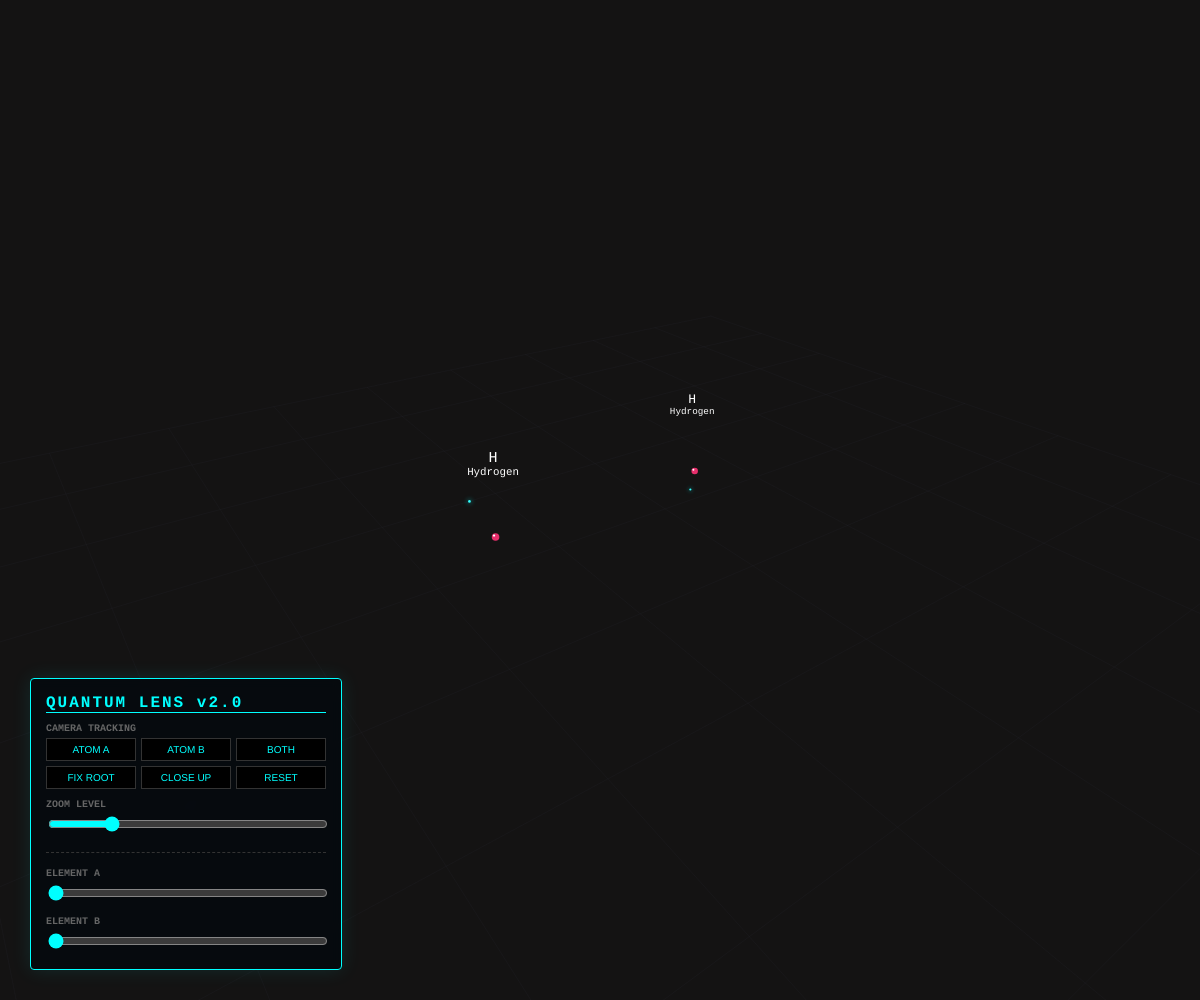
Frame 1 (no input)
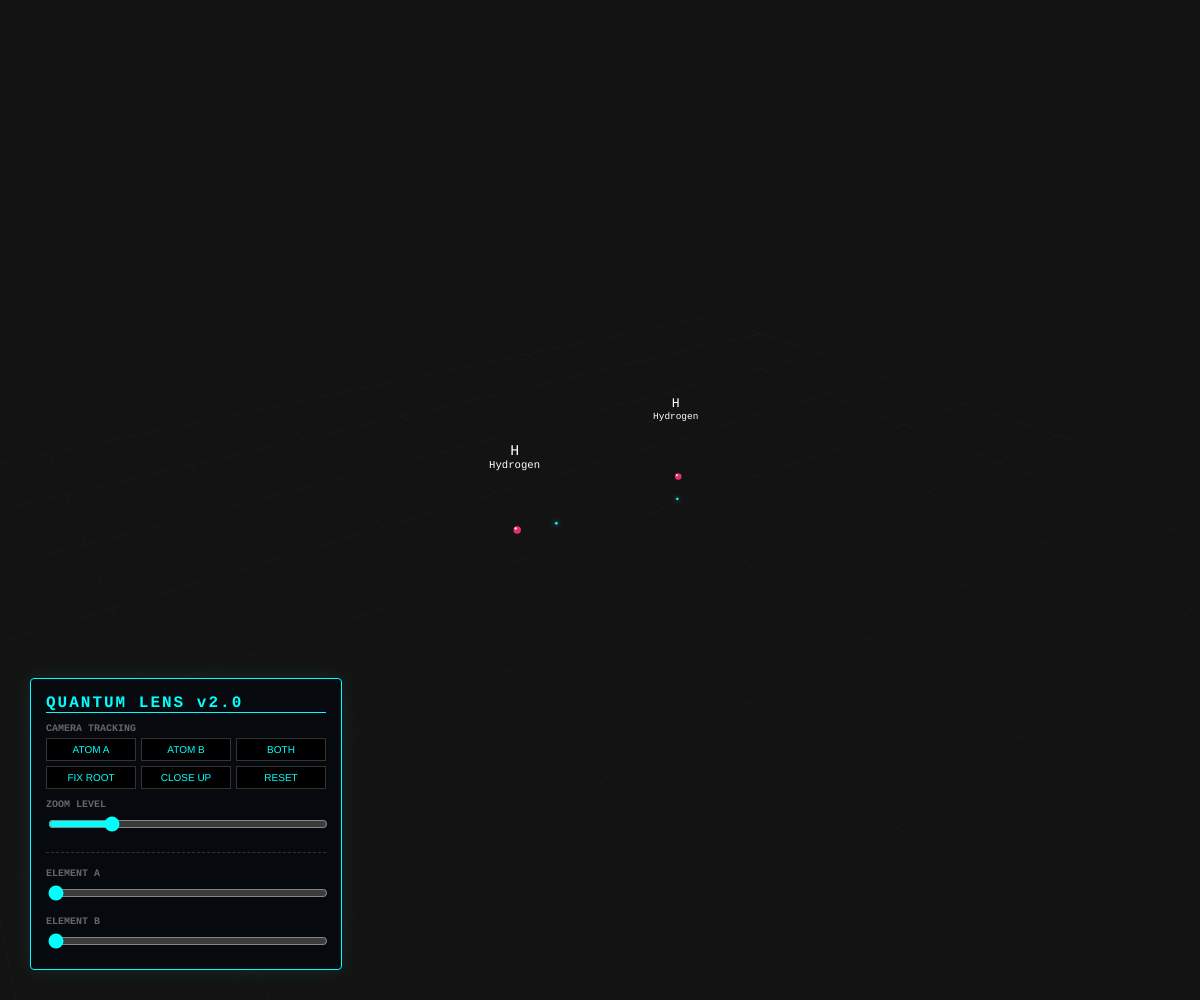
Frame 60 (no input)
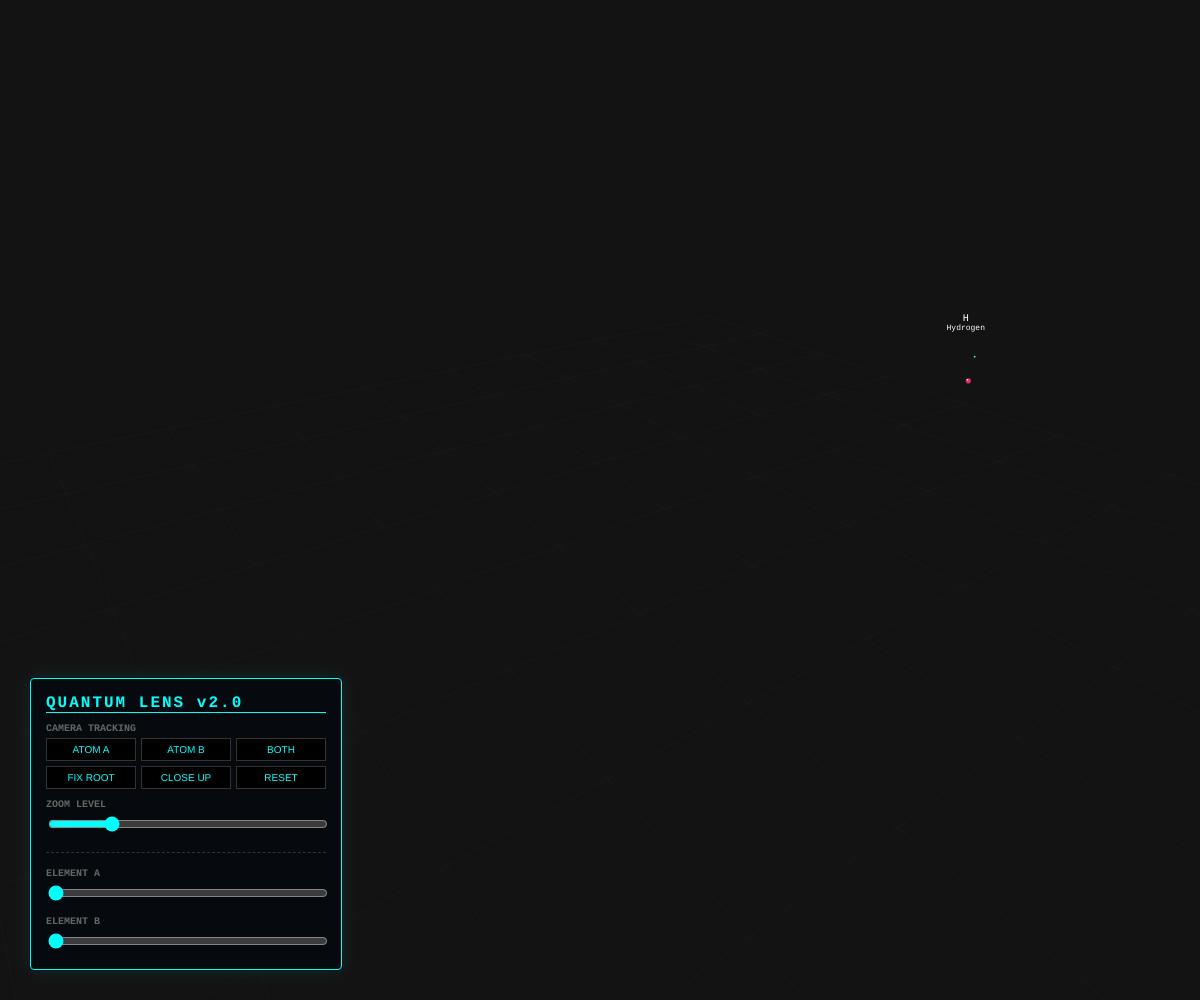
Frame 120 (the mouse pressed at the canvas centre since frame 60)

The p5.js sketch that drew these frames (run headless with seeded random() and noise() and a simulated clock; from frame 60 on, the mouse is pressed at the canvas centre):

// p5.js sketch
// ── sketch.js
/**
 * QUANTUM LENS: ADVANCED CAMERA CONTROL
 *
 * Features:
 * - Dynamic Camera Focus: Follow Atom A, Atom B, Midpoint, or Fixed World Origin.
 * - Decoupled Rotation: Free-look orbit control regardless of tracking target.
 * - "Close Up" macro for inspection.
 * - Responsive UI and Canvas.
 * - Strict Screen-Space Projection with Z-sorting.
 */

// --- GLOBAL STATE ---

let atoms = [];
let ui = {};

// Camera State System
const CAM = {
  pos: { x: 0, y: 0, z: 0 },       // Current world position of camera focus
  targetPos: { x: 0, y: 0, z: 0 }, // Where the camera wants to be
  rot: { x: -0.5, y: -0.6 },       // Pitch, Yaw
  zoom: 1.0,
  targetZoom: 1.0,
  focusMode: 'MID', // 'A', 'B', 'MID', 'WORLD'
  damping: 0.1
};

let draggedAtom = null;
let isMouseOverUI = false;

// Physics Constants
const PHYS = {
  nucleonRadius: 3.5,
  electronRadius: 1.2,
  shellBaseDist: 40,
  shellGrowthPower: 1.2,
  baseRepulsion: 4000,
  electronSpeed: 0.05
};

const ELEMENTS = [
  { n: 1, s: "H", name: "Hydrogen", mass: 1.008 },
  { n: 2, s: "He", name: "Helium", mass: 4.0026 },
  { n: 3, s: "Li", name: "Lithium", mass: 6.94 },
  { n: 6, s: "C", name: "Carbon", mass: 12.011 },
  { n: 8, s: "O", name: "Oxygen", mass: 15.999 },
  { n: 10, s: "Ne", name: "Neon", mass: 20.180 },
  { n: 26, s: "Fe", name: "Iron", mass: 55.845 },
  { n: 79, s: "Au", name: "Gold", mass: 196.97 }
];

function setup() {
  createCanvas(windowWidth, windowHeight);
  colorMode(HSB, 360, 100, 100, 100);
  textFont('Courier New');

  createUI();
  resetSimulation(0, 0); // Start with H-H
}

// --- UI SYSTEM ---

function createUI() {
  let container = createDiv('');
  container.style('position', 'absolute');
  container.style('bottom', '30px');
  container.style('left', '30px');
  container.style('width', '280px');
  container.style('font-family', 'Courier New');
  container.style('pointer-events', 'none');
  container.style('background', 'rgba(5, 10, 15, 0.9)');
  container.style('padding', '15px');
  container.style('border', '1px solid #0ff');
  container.style('border-radius', '4px');
  container.style('backdrop-filter', 'blur(5px)');
  container.style('box-shadow', '0 0 20px rgba(0, 255, 255, 0.1)');

  // Track UI mouse interaction to prevent click-through
  container.mouseOver(() => isMouseOverUI = true);
  container.mouseOut(() => isMouseOverUI = false);

  let title = createP('QUANTUM LENS v2.0');
  title.parent(container);
  title.style('margin', '0 0 10px 0');
  title.style('color', '#0ff');
  title.style('font-weight', 'bold');
  title.style('letter-spacing', '2px');
  title.style('border-bottom', '1px solid #0ff');

  // --- CAMERA CONTROLS ---
  createLabel(container, 'CAMERA TRACKING');
  let btnGroup = createDiv('').parent(container).style('display', 'flex').style('gap', '5px').style('margin-bottom', '5px');

  createBtn(btnGroup, 'ATOM A', () => setFocus('A'));
  createBtn(btnGroup, 'ATOM B', () => setFocus('B'));
  createBtn(btnGroup, 'BOTH', () => setFocus('MID'));

  let btnGroup2 = createDiv('').parent(container).style('display', 'flex').style('gap', '5px');
  createBtn(btnGroup2, 'FIX ROOT', () => setFocus('WORLD'));
  createBtn(btnGroup2, 'CLOSE UP', () => { setFocus('MID'); CAM.targetZoom = 2.5; });
  createBtn(btnGroup2, 'RESET', () => { setFocus('MID'); CAM.targetZoom = 1.0; CAM.rot = {x:-0.5, y:-0.6}; });

  createLabel(container, 'ZOOM LEVEL');
  ui.zoomSlider = createSlider(0.2, 4.0, 1.0, 0.01);
  styleInput(ui.zoomSlider);
  ui.zoomSlider.parent(container);
  ui.zoomSlider.input(() => CAM.targetZoom = ui.zoomSlider.value());

  createDiv('').parent(container).style('margin', '15px 0').style('border-top', '1px dashed #333');

  // --- ATOM CONTROLS ---
  createLabel(container, 'ELEMENT A');
  ui.sliderA = createSlider(0, ELEMENTS.length - 1, 0, 1);
  styleInput(ui.sliderA);
  setupSlider(ui.sliderA, container, 0);

  createLabel(container, 'ELEMENT B');
  ui.sliderB = createSlider(0, ELEMENTS.length - 1, 0, 1);
  styleInput(ui.sliderB);
  setupSlider(ui.sliderB, container, 1);
}

function createLabel(parent, txt) {
  let l = createP(txt);
  l.parent(parent);
  l.style('margin', '10px 0 4px 0');
  l.style('font-size', '10px');
  l.style('color', '#666');
  l.style('font-weight', 'bold');
}

function createBtn(parent, txt, callback) {
  let b = createButton(txt);
  b.parent(parent);
  b.style('flex', '1');
  b.style('background', '#000');
  b.style('color', '#0ff');
  b.style('border', '1px solid #333');
  b.style('padding', '5px 2px');
  b.style('cursor', 'pointer');

  b.style('font-size', '10px');
  b.style('transition', 'all 0.2s');
  b.mouseOver(() => b.style('background', '#003333'));
  b.mouseOut(() => b.style('background', '#000'));
  b.mousePressed(callback);
}

function styleInput(elt) {
  elt.style('width', '100%');
  elt.style('pointer-events', 'auto');
  elt.style('accent-color', '#0ff');
  elt.style('outline', 'none');
}

function setupSlider(slider, parent, atomIdx) {
  slider.parent(parent);
  slider.input(() => updateAtomType(atomIdx, slider.value()));
}

// --- LOGIC & SIMULATION ---

function setFocus(mode) {
  CAM.focusMode = mode;
}

function resetSimulation(idxA, idxB) {
  atoms = [];
  atoms.push(new Atom(ELEMENTS[idxA], createVector(-120, 0, 0)));
  atoms.push(new Atom(ELEMENTS[idxB], createVector(120, 0, 0)));
}

function updateAtomType(index, elementIdx) {
  let oldPos = atoms[index].pos.copy();
  atoms[index] = new Atom(ELEMENTS[elementIdx], oldPos);
}

function draw() {
  background(5, 5, 8);

  // 1. Update Camera Logic
  updateCamera();

  translate(width/2, height/2);

  // 2. Physics
  calculateForces();

  // 3. Render Pipeline
  drawGrid();

  let renderList = [];

  atoms.forEach(atom => {
    atom.update();
    // Project atom center for sorting
    let p = projectPoint(atom.pos.x, atom.pos.y, atom.pos.z);
    atom.screenPos = p;

    atom.particles.forEach(part => {
      part.calculateProjection(atom.pos);
      renderList.push(part);
    });
  });

  // Sort particles by Z-depth (Painter's Algorithm)
  renderList.sort((a, b) => a.z - b.z);

  drawFluxLines();

  // Draw Particles
  renderList.forEach(p => p.draw());

  // Overlays
  atoms.forEach(atom => atom.drawSelection());

  // HUD (Screen Space)
  resetMatrix();
  drawHUD();
}

function updateCamera() {
  // Determine Target Position based on Focus Mode
  let t = createVector(0,0,0);

  if (atoms.length >= 2) {
    if (CAM.focusMode === 'A') {
      t = atoms[0].pos.copy();
    } else if (CAM.focusMode === 'B') {
      t = atoms[1].pos.copy();
    } else if (CAM.focusMode === 'MID') {
      t = p5.Vector.lerp(atoms[0].pos, atoms[1].pos, 0.5);
    } else if (CAM.focusMode === 'WORLD') {
      t = createVector(0, 0, 0);
    }
  }

  CAM.targetPos = t;

  // Smooth Interpolation
  CAM.pos.x = lerp(CAM.pos.x, CAM.targetPos.x, CAM.damping);
  CAM.pos.y = lerp(CAM.pos.y, CAM.targetPos.y, CAM.damping);
  CAM.pos.z = lerp(CAM.pos.z, CAM.targetPos.z, CAM.damping);

  CAM.zoom = lerp(CAM.zoom, CAM.targetZoom, CAM.damping);
}

// --- PHYSICS ---

function calculateForces() {
  let a1 = atoms[0];
  let a2 = atoms[1];

  let dir = p5.Vector.sub(a2.pos, a1.pos);
  let distVal = dir.mag();
  dir.normalize();

  let r1 = a1.radius;
  let r2 = a2.radius;
  let sigma = (r1 + r2) * 0.9;
  let epsilon = PHYS.baseRepulsion;

  let force = 0;

  if (distVal < sigma * 2.5) {
    let r = Math.max(distVal, 1);
    let sr = sigma / r;
    let sr6 = Math.pow(sr, 6);
    let sr12 = sr6 * sr6;
    force = (epsilon / r) * (2 * sr12 - sr6);
    force = constrain(force, -200, 200);

    if (distVal < (r1 + r2) * 0.2) force += 500;
  } else {
    force = -0.05; // Weak gravity
  }

  let fVec = dir.mult(force);

  if (draggedAtom !== a1) a1.vel.add(p5.Vector.div(fVec, a1.data.mass).mult(-1));
  if (draggedAtom !== a2) a2.vel.add(p5.Vector.div(fVec, a2.data.mass));

  let stress = map(Math.abs(force), 0, 50, 0, 10, true);
  a1.stress = lerp(a1.stress, stress, 0.2);
  a2.stress = lerp(a2.stress, stress, 0.2);

  a1.polarize(a2.pos, distVal, r1 + r2);
  a2.polarize(a1.pos, distVal, r1 + r2);
}

// --- VISUALIZATION ---

function projectPoint(x, y, z) {
  // 1. Translate world relative to camera position
  let rx = x - CAM.pos.x;
  let ry = y - CAM.pos.y;
  let rz = z - CAM.pos.z;

  // 2. Rotate World around Camera (Pitch/Yaw)
  // Rotate Y (Yaw)
  let x1 = rx * cos(CAM.rot.y) - rz * sin(CAM.rot.y);
  let z1 = rx * sin(CAM.rot.y) + rz * cos(CAM.rot.y);

  // Rotate X (Pitch)
  let y2 = ry * cos(CAM.rot.x) - z1 * sin(CAM.rot.x);
  let z2 = ry * sin(CAM.rot.x) + z1 * cos(CAM.rot.x);

  // 3. Perspective Projection
  let fov = 800 * CAM.zoom;
  let depth = fov - z2;

  // Clip behind camera
  if (depth < 1) depth = 1;

  let scale = fov / depth;

  return {
    x: x1 * scale,
    y: y2 * scale,
    z: z2,
    s: scale
  };
}

function drawGrid() {
  stroke(220, 20, 20, 20);
  strokeWeight(1);
  let size = 1500;
  let step = 250;
  let yLevel = 400;

  // Grid lines are static in world space, but projected relative to camera
  for (let i = -size; i <= size; i += step) {
    let p1 = projectPoint(i, yLevel, -size);
    let p2 = projectPoint(i, yLevel, size);
    if (p1.s > 0 && p2.s > 0) line(p1.x, p1.y, p2.x, p2.y);

    let p3 = projectPoint(-size, yLevel, i);
    let p4 = projectPoint(size, yLevel, i);
    if (p3.s > 0 && p4.s > 0) line(p3.x, p3.y, p4.x, p4.y);
  }
}

function drawFluxLines() {
  let a1 = atoms[0];
  let a2 = atoms[1];
  let centerDist = p5.Vector.dist(a1.pos, a2.pos);
  let interactionDist = (a1.radius + a2.radius) * 1.5;

  if (centerDist > interactionDist * 1.5) return;

  let intensity = map(centerDist, interactionDist * 0.5, interactionDist * 1.5, 1, 0, true);
  if (intensity <= 0) return;

  noFill();
  strokeWeight(2);

  let lines = 8;
  for (let i = 0; i < lines; i++) {
    let t = i / lines;
    let angle = t * TWO_PI + (frameCount * 0.02);

    let startOff = createVector(0, a1.radius * 0.8, 0);
    rotateVector(startOff, angle, 0);

    let dir = p5.Vector.sub(a2.pos, a1.pos).normalize();
    let up = createVector(0, 1, 0);
    let right = p5.Vector.cross(up, dir).normalize();
    let newUp = p5.Vector.cross(dir, right).normalize();

    let worldOff = p5.Vector.add(p5.Vector.mult(right, startOff.x), p5.Vector.mult(newUp, startOff.y));

    let pStart = p5.Vector.add(a1.pos, worldOff);
    let pEnd = p5.Vector.sub(a2.pos, worldOff);

    let mid = p5.Vector.lerp(a1.pos, a2.pos, 0.5);
    let bulge = worldOff.copy().normalize().mult(centerDist * 0.3);
    let cp = p5.Vector.add(mid, bulge);

    let ps = projectPoint(pStart.x, pStart.y, pStart.z);
    let pe = projectPoint(pEnd.x, pEnd.y, pEnd.z);
    let pc = projectPoint(cp.x, cp.y, cp.z);

    if (ps.s > 0 && pe.s > 0) {
      let alpha = intensity * 40;
      let hue = map(a1.stress + a2.stress, 0, 10, 200, 0);
      stroke(hue, 80, 100, alpha);
      bezier(ps.x, ps.y, pc.x, pc.y, pc.x, pc.y, pe.x, pe.y);
    }
  }
}

function rotateVector(v, angle, axis) {
  let y = v.y * cos(angle) - v.z * sin(angle);
  let z = v.y * sin(angle) + v.z * cos(angle);
  v.y = y; v.z = z;
}

function drawHUD() {
  translate(width/2, height/2); // Center HUD

  atoms.forEach(a => {
    // HUD needs to follow the atom. Atom has already been projected in draw loop
    let p = a.screenPos;

    if (p && p.s > 0) {
      let yOff = -a.radius * p.s - 30;

      textAlign(CENTER);
      textSize(Math.max(10, 14 * p.s));
      fill(255);
      noStroke();
      text(a.data.s, p.x, p.y + yOff);

      textSize(Math.max(8, 10 * p.s));
      fill(200);
      text(a.data.name, p.x, p.y + yOff + 12 * p.s);

      if (a.stress > 0.1) {
        let w = 40 * p.s;
        let h = 3 * p.s;
        fill(0, 100, 50);
        rect(p.x - w/2, p.y + yOff + 20*p.s, w, h);
        fill(0, 100, 100);
        rect(p.x - w/2, p.y + yOff + 20*p.s, w * Math.min(a.stress/10, 1), h);
      }
    }
  });
}

// --- CLASSES ---

class Atom {
  constructor(data, pos) {
    this.data = data;
    this.pos = pos;
    this.vel = createVector(0, 0, 0);
    this.stress = 0;
    this.particles = [];
    this.radius = 0;
    this.screenPos = null;
    this.buildStructure();
  }

  buildStructure() {
    let nucleonCount = Math.round(this.data.mass);
    let phi = (Math.sqrt(5) + 1) / 2;
    let nucRadius = Math.pow(nucleonCount, 1/3) * PHYS.nucleonRadius * 1.2;

    for (let i = 0; i < nucleonCount; i++) {
      let z = 1 - (2 * i) / (nucleonCount - 1 || 1);
      let r = Math.sqrt(1 - z * z);
      let theta = 2 * PI * i * phi;
      let pos = createVector(r * Math.cos(theta), r * Math.sin(theta), z).mult(nucRadius);
      pos.add(p5.Vector.random3D().mult(0.5));
      let type = (i < this.data.n) ? 'PROTON' : 'NEUTRON';
      this.particles.push(new Nucleon(pos, type));
    }

    let electronsRemaining = this.data.n;
    let shellLevel = 1;
    while (electronsRemaining > 0) {
      let capacity = 2 * shellLevel * shellLevel;
      let count = Math.min(electronsRemaining, capacity);
      let shellR = PHYS.shellBaseDist * Math.pow(shellLevel, PHYS.shellGrowthPower);
      this.radius = shellR;

      for (let i = 0; i < count; i++) {
        let plane = {
          inc: random(PI),
          node: random(TWO_PI),
          speed: (PHYS.electronSpeed * 10) / Math.sqrt(shellLevel) * (random() > 0.5 ? 1 : -1)
        };
        this.particles.push(new Electron(shellR, (TWO_PI / count) * i, plane));
      }
      electronsRemaining -= count;
      shellLevel++;
    }
  }

  polarize(targetPos, dist, interactionRange) {
    if (dist > interactionRange) return;
    let pushDir = p5.Vector.sub(this.pos, targetPos).normalize();
    let strength = map(dist, 0, interactionRange, 20, 0, true);
    this.particles.forEach(p => {
      if (p instanceof Electron) p.offset.lerp(p5.Vector.mult(pushDir, strength), 0.1);
    });
  }

  update() {
    if (draggedAtom === this) {
      this.vel.mult(0);
    } else {
      this.vel.mult(0.9);
      this.pos.add(this.vel);
    }
    this.stress *= 0.95;
    this.particles.forEach(p => p.update(this.stress));
  }

  drawSelection() {
    if (draggedAtom === this && this.screenPos && this.screenPos.s > 0) {
      noFill();
      stroke(0, 0, 100);
      strokeWeight(1);
      drawingContext.setLineDash([4, 4]);
      let r = this.radius * this.screenPos.s * 2.2;
      r = Math.max(r, 20);
      ellipse(this.screenPos.x, this.screenPos.y, r);
      drawingContext.setLineDash([]);
    }
  }
}

class Particle {
  constructor() {
    this.localPos = createVector(0,0,0);
    this.screenX = 0; this.screenY = 0; this.z = 0; this.scale = 0; this.drawSize = 0;
  }
  calculateProjection(atomPos) {
    let worldPos = p5.Vector.add(atomPos, this.localPos);
    let p = projectPoint(worldPos.x, worldPos.y, worldPos.z);
    this.screenX = p.x; this.screenY = p.y; this.z = p.z; this.scale = p.s;
    this.drawSize = Math.max((this.radius * 2) * p.s, 1.0);
  }
  update() {}
  draw() {}
}

class Nucleon extends Particle {
  constructor(pos, type) {
    super();
    this.basePos = pos;
    this.localPos = pos.copy();
    this.type = type;
    this.radius = PHYS.nucleonRadius;
    this.noiseOffset = random(1000);
  }
  update(stress) {
    let amp = 0.2 + (stress * 0.5);
    this.noiseOffset += 0.1;
    let dx = (noise(this.noiseOffset) - 0.5) * amp;
    let dy = (noise(this.noiseOffset + 100) - 0.5) * amp;
    let dz = (noise(this.noiseOffset + 200) - 0.5) * amp;
    this.localPos.set(this.basePos.x + dx, this.basePos.y + dy, this.basePos.z + dz);
  }
  draw() {
    if (this.scale <= 0) return;
    noStroke();
    fill(this.type === 'PROTON' ? color(340, 80, 90) : color(200, 10, 80));
    ellipse(this.screenX, this.screenY, this.drawSize);
    if (this.drawSize > 3) {
      fill(255, 100);
      ellipse(this.screenX - this.drawSize*0.2, this.screenY - this.drawSize*0.2, this.drawSize*0.3);
    }
  }
}

class Electron extends Particle {
  constructor(orbitRadius, anomaly, plane) {
    super();
    this.orbitRadius = orbitRadius;
    this.anomaly = anomaly;
    this.plane = plane;
    this.radius = PHYS.electronRadius;
    this.offset = createVector(0,0,0);
  }
  update(stress) {
    this.anomaly += this.plane.speed;
    let x = this.orbitRadius * cos(this.anomaly);
    let y = this.orbitRadius * sin(this.anomaly);
    let z = 0;

    let y1 = y * cos(this.plane.inc) - z * sin(this.plane.inc);
    let z1 = y * sin(this.plane.inc) + z * cos(this.plane.inc);
    let x2 = x * cos(this.plane.node) - y1 * sin(this.plane.node);
    let y2 = x * sin(this.plane.node) + y1 * cos(this.plane.node);

    this.localPos.set(x2, y2, z1).add(this.offset);
  }
  draw() {
    if (this.scale <= 0) return;
    noStroke();
    fill(180, 80, 100);
    if (this.drawSize > 2) {
      drawingContext.shadowBlur = this.drawSize * 2;
      drawingContext.shadowColor = color(180, 100, 100);
    }
    ellipse(this.screenX, this.screenY, this.drawSize);
    drawingContext.shadowBlur = 0;
  }
}

// --- INPUT HANDLERS ---

function mousePressed() {
  if (isMouseOverUI) return;

  let closest = null;
  let minD = 1000;

  atoms.forEach(a => {
    let p = projectPoint(a.pos.x, a.pos.y, a.pos.z);
    let d = dist(mouseX - width/2, mouseY - height/2, p.x, p.y);
    if (d < Math.max(20, a.radius * p.s) && d < minD) {
      minD = d;
      closest = a;
    }
  });

  draggedAtom = closest;
}

function mouseDragged() {
  if (isMouseOverUI) return;

  if (draggedAtom) {
    // Move Atom
    let dx = (mouseX - pmouseX);
    let dy = (mouseY - pmouseY);
    let speed = 2.0 / CAM.zoom;

    // Move relative to camera view
    let moveX = dx * cos(CAM.rot.y) * speed;
    let moveZ = -dx * sin(CAM.rot.y) * speed;

    draggedAtom.pos.x += moveX;
    draggedAtom.pos.y += dy * speed;
    draggedAtom.pos.z += moveZ;
    draggedAtom.vel.mult(0);
  } else {
    // Rotate Camera (Free Look)
    let sens = 0.005;
    CAM.rot.y += (mouseX - pmouseX) * sens;
    CAM.rot.x += (mouseY - pmouseY) * sens;
    CAM.rot.x = constrain(CAM.rot.x, -PI/2, PI/2);
  }
}

function mouseReleased() {
  draggedAtom = null;
}

function windowResized() {
  resizeCanvas(windowWidth, windowHeight);
}
